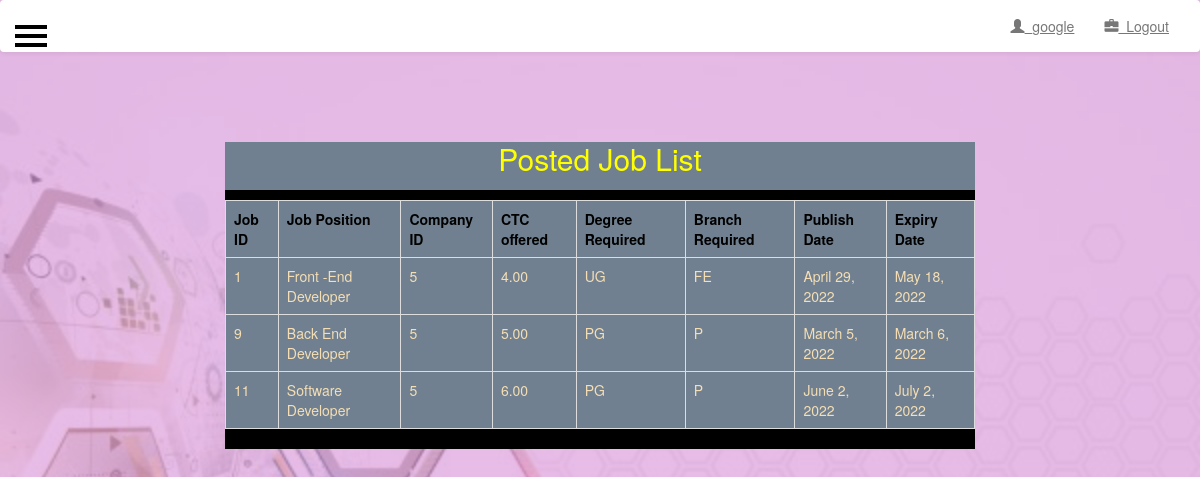
/company/listjobs (signed in), run on the app's committed database.
### company/models.py (models this page shows, shortened)
class Job_desc(models.Model):
    COURSE=(
        ('UG','Bachelors'),
        ('PG','Masters'),
        ('PHD','Philospher'),
    )
    BRANCH=(
        ('FE','Front-End'),
        ('BE','Back-End'),
        ('P','Programming'),
    )
    register = models.ForeignKey('Register', on_delete=models.CASCADE,null=True)
    c_position = models.CharField(max_length=30,blank=True,null=True)
    list_of_student=models.CharField(max_length=500,blank=True,null=True)
    c_description=models.CharField(max_length=500,null=True)
    date_published = models.DateField(null=True)
    date_expiry=models.DateField(null=True)
    c_ctc_offered = models.DecimalField(decimal_places=2, max_digits=8, blank=True,null=True)
    c_branch = models.CharField(max_length=10, choices=BRANCH, default='P')
    c_course = models.CharField(max_length=5, choices=COURSE, default='PG')

### company/views.py (the view)
# urls.py: url('listjobs',views.listjobs,name='listjobs'),
def listjobs(request):
    if request.session.has_key('username'):
        user = request.session['username']
        m=Register.objects.get(c_name=user)
        tmp= Job_desc.objects.filter(register=m)
        form=list(tmp.values())
        return render(request, 'company/list_jobs.html', {'form':form,'username':user})
    else:
        return HttpResponse('Unauthorised Access')

### company/templates/company/list_jobs.html (shortened to what this page needs)
{% extends 'home/recruiter_profile.html' %}
{% block name %}
{{username}}
{% endblock %}
{%block main_body%}
<div class="table-responsive listing">
<h1 class=" text-center" style="background-color: slategray; font-size:3rem ;color:yellow; margin-top:-10px; padding-bottom: 15px; padding-top: 10px; ">Posted Job List</h1>
    <table style="background-color: slategray;" class="table table-bordered ">
    <tr style="color: black;">
        <th>Job ID</th>
        <th>Job Position</th>
        <th>Company ID</th>
        <th>CTC offered </th>
        <th>Degree Required</th>
        <th>Branch Required</th>
        <th>Publish Date</th>
        <th>Expiry Date</th>
    </tr>
    {% for item in form %}
    <tr style="color: wheat;" >
        <td>{{ item.id}}</td>
        <td>{{ item.c_position }}</td>
        <td>{{ item.register_id }}</td>
        <td>{{ item.c_ctc_offered }}</td>
        <td>{{ item.c_course }}</td>
        <td>{{ item.c_branch }}</td>
        <td>{{ item.date_published }}</td>
        <td>{{ item.date_expiry }}</td>
    </tr>
    {% endfor %}
</table>
</div>
{% endblock %}

### home/templates/home/recruiter_profile.html (shortened to what this page needs)
<!DOCTYPE html>
<html lang="en">
<head>
    {% load static %}
    <link rel="stylesheet" href="//maxcdn.bootstrapcdn.com/bootstrap/3.2.0/css/bootstrap.min.css">
    <link rel="stylesheet" href="//maxcdn.bootstrapcdn.com/bootstrap/3.2.0/css/bootstrap-theme.min.css">
    <link rel="stylesheet" type="text/css" href="{% static 'home/css/style.css' %}">
</head>
<body id="backgroundImage">
    <div id="wrapper">
        <nav class="navbar navbar-default">
            <div class="container-fluid">
                <div class="collapse navbar-collapse mymenu" id="topNavBar">
                    <ul class="nav navbar-nav navbar-right">
                        <li class="{% block companies %} {% endblock %}">
                            <a href="/company/userc/{{ username }}">
                                <span class="glyphicon glyphicon-user" aria-hidden="true"></span>&nbsp; {% block name %}
                                {%endblock %}
                            </a>
                        </li>
                        <li class="{% block students %} {% endblock %}">
                            <a href="{%  url 'student:logout' %} ">
                                <span class="glyphicon glyphicon-briefcase" aria-hidden="true"></span>&nbsp; Logout
                            </a>
                        </li>
                    </ul>
                </div>
            </div>
        </nav>
        <div id="page-content-wrapper">
            <button type="button" class="hamburger is-closed animated fadeInLeft" data-toggle="offcanvas">
                <span class="hamb-top"></span>
                <span class="hamb-middle"></span>
                <span class="hamb-bottom"></span>
            </button>
            <div class="container">
                <div class="row">
                    <div class="col-lg-8 col-lg-offset-2">
                        {%block main_body %} {%endblock%}
                    </div>
                </div>
            </div>
        </div>
    </div>
</body>
</html>

### home/static/home/css/style.css (style rules this page uses)
#backgroundImage { z-index: 1; }
#backgroundImage:before { content: ""; position: absolute; z-index: -1; top: 0; bottom: 0; left: 0; right: 0; background-image: url('../images/bg1.jpg'); background-repeat: no-repeat; background-size: 100%; opacity: 0.3; filter: alpha(opacity=40); height: 100%; width: 100%; }
.navbar { background-color:transparent; background: transparent; border-color: transparent; }
.listing { background: rebeccapurple; color: white; }

### home/templates/home/recruiter_profile.html (style rules this page uses)
body { position: relative; overflow-x: hidden; }
body, html { height: 100%; background-color:aquamarine; }
#wrapper { -moz-transition: all 0.5s ease; -o-transition: all 0.5s ease; -webkit-transition: all 0.5s ease; padding-left: 0; transition: all 0.5s ease; }
#page-content-wrapper { padding-top: 70px; width: 100%; }
.hamburger { background: transparent; border: none; display: block; height: 32px; margin-left: 15px; position: fixed; top: 20px; width: 32px; z-index: 999; }
.hamburger.is-closed:before { -webkit-transform: translate3d(0, 0, 0); -webkit-transition: all 0.35s ease-in-out; color: pink; content: ''; display: block; font-size: 14px; line-height: 32px; opacity: 0; text-align: center; width: 100px; }
.hamburger.is-closed .hamb-top { -webkit-transition: all 0.35s ease-in-out; background-color: black; top: 5px; }
.hamburger.is-closed .hamb-middle { background-color: black; margin-top: -2px; top: 50%; }
.hamburger.is-closed .hamb-bottom { -webkit-transition: all 0.35s ease-in-out; background-color: black; bottom: 5px; }
.hamburger.is-closed .hamb-top, .hamburger.is-closed .hamb-middle, .hamburger.is-closed .hamb-bottom, .hamburger.is-open .hamb-top, .hamburger.is-open .hamb-middle, .hamburger.is-open .hamb-bottom { height: 4px; left: 0; position: absolute; width: 100%; }
body, html { background-color: plum; }
body h1, body h2, body h3, body h4 { color:white; }
body a { color: blue; text-decoration: underline; }
#backgroundImage { z-index: 1; }
#backgroundImage:before { content: ""; position: absolute; z-index: -1; top: 0; bottom: 0; left: 0; right: 0; background-image: url('../images/bg1.jpg'); background-repeat: no-repeat; background-size: 100%; opacity: 0.3; filter: alpha(opacity=40); height: 100%; width: 100%; }
.navbar { background-color: white; background: white; border-color: transparent; }
.listing { background:black; color:greenyellow; }

### data on the page
Job_desc: id "1", c_position "Front -End Developer", register_id "5", c_ctc_offered "4.00", c_course "UG", c_branch "FE", date_published "April 29, 2022", date_expiry "May 18, 2022"
Job_desc: id "9", c_position "Back End Developer", register_id "5", c_ctc_offered "5.00", c_course "PG", c_branch "P", date_published "March 5, 2022", date_expiry "March 6, 2022"
Job_desc: id "11", c_position "Software Developer", register_id "5", c_ctc_offered "6.00", c_course "PG", c_branch "P", date_published "June 2, 2022", date_expiry "July 2, 2022"

### other printed values
{{ username }} "google"
